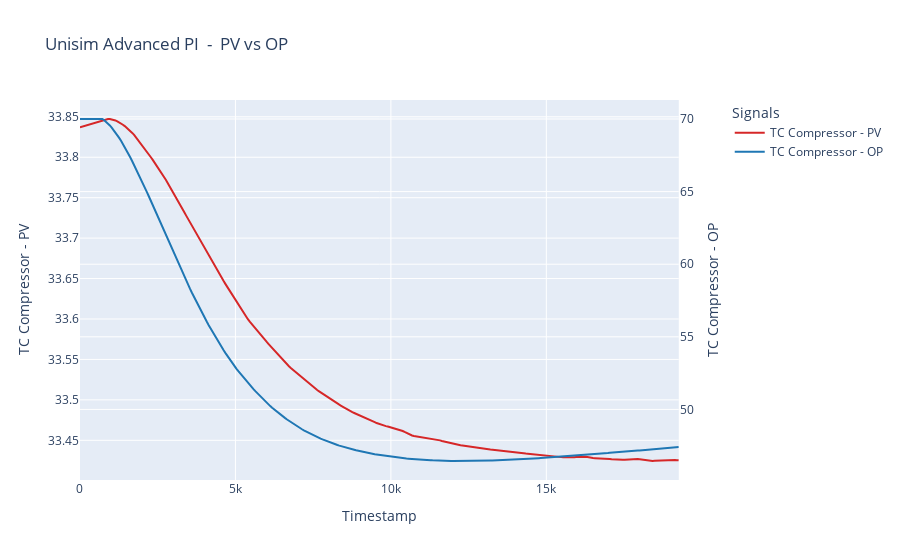

The notebook cell this image was saved under:
### Code cell
df = pd.read_csv("T_9_Unisim_PID_70perc.csv")

data = pd.DataFrame(df)


# Create a figure with secondary y-axis
fig = make_subplots(specs=[[{"secondary_y": True}]])

# Add traces for I_L1real
fig.add_trace(
    go.Scatter(x=data['Timestamp'], y=data['TC Compressor - PV'], mode='lines', name='TC Compressor - PV', line=dict(color='#d62728')),
    secondary_y=False,
)

# Add traces for U_L1real
fig.add_trace(
    go.Scatter(x=data['Timestamp'], y=data['TC Compressor - OP'], mode='lines', name='TC Compressor - OP', line=dict(color='#1f77b4')),
    secondary_y=True,
)

# Update layout
fig.update_layout(
    title='Unisim Advanced PI  -  PV vs OP',
    xaxis_title='Timestamp',
    legend_title='Signals'
)

# Set y-axes titles
fig.update_yaxes(title_text="TC Compressor - PV", secondary_y=False)
fig.update_yaxes(title_text="TC Compressor - OP", secondary_y=True)

# Show figure
fig.show()

### Figure 1 — Plotly figure (JSON) as saved in the notebook; plotly's stock layout.template omitted (floating-point values rounded to 4 significant figures; data arrays with more than 128 entries replaced by an {"elided": "..."} marker saying what was removed)
{"data": [{"line": {"color": "#d62728"}, "mode": "lines", "name": "TC Compressor - PV", "type": "scatter", "x": {"elided": "322 float values"}, "xaxis": "x", "y": {"elided": "322 float values"}, "yaxis": "y"}, {"line": {"color": "#1f77b4"}, "mode": "lines", "name": "TC Compressor - OP", "type": "scatter", "x": {"elided": "322 float values"}, "xaxis": "x", "y": {"elided": "322 float values"}, "yaxis": "y2"}], "layout": {"legend": {"title": {"text": "Signals"}}, "title": {"text": "Unisim Advanced PI  -  PV vs OP"}, "xaxis": {"anchor": "y", "domain": [0, 0.94], "title": {"text": "Timestamp"}}, "yaxis": {"anchor": "x", "domain": [0, 1], "title": {"text": "TC Compressor - PV"}}, "yaxis2": {"anchor": "x", "overlaying": "y", "side": "right", "title": {"text": "TC Compressor - OP"}}}}
